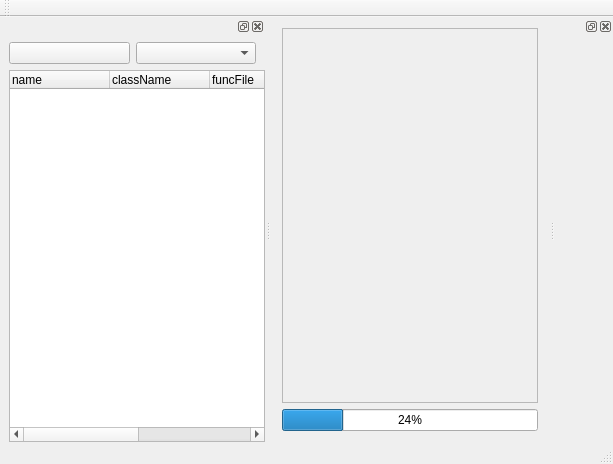
<?xml version="1.0" encoding="UTF-8"?>
<ui version="4.0">
 <class>MainWindow</class>
 <widget class="QMainWindow" name="MainWindow">
  <property name="geometry">
   <rect>
    <x>0</x>
    <y>0</y>
    <width>613</width>
    <height>464</height>
   </rect>
  </property>
  <property name="windowTitle">
   <string>MainWindow</string>
  </property>
  <widget class="QWidget" name="centralWidget">
   <layout class="QGridLayout" name="gridLayout">
    <property name="spacing">
     <number>6</number>
    </property>
    <item row="1" column="0">
     <widget class="QProgressBar" name="progressBar">
      <property name="value">
       <number>24</number>
      </property>
      <property name="alignment">
       <set>Qt::AlignCenter</set>
      </property>
     </widget>
    </item>
    <item row="0" column="0">
     <widget class="QScrollArea" name="scrollArea">
      <property name="frameShadow">
       <enum>QFrame::Raised</enum>
      </property>
      <property name="widgetResizable">
       <bool>true</bool>
      </property>
      <widget class="QWidget" name="scrollAreaWidgetContents">
       <property name="geometry">
        <rect>
         <x>0</x>
         <y>0</y>
         <width>244</width>
         <height>361</height>
        </rect>
       </property>
       <layout class="QVBoxLayout" name="verticalLayout_3">
        <property name="spacing">
         <number>0</number>
        </property>
        <property name="leftMargin">
         <number>0</number>
        </property>
        <property name="topMargin">
         <number>0</number>
        </property>
        <property name="rightMargin">
         <number>0</number>
        </property>
        <property name="bottomMargin">
         <number>0</number>
        </property>
        <item>
         <widget class="QStackedWidget" name="stackedWidget">
          <property name="contextMenuPolicy">
           <enum>Qt::DefaultContextMenu</enum>
          </property>
          <widget class="QWidget" name="page"/>
          <widget class="QWidget" name="page_2"/>
         </widget>
        </item>
       </layout>
      </widget>
     </widget>
    </item>
   </layout>
  </widget>
  <widget class="QMenuBar" name="menuBar">
   <property name="geometry">
    <rect>
     <x>0</x>
     <y>0</y>
     <width>613</width>
     <height>23</height>
    </rect>
   </property>
   <property name="defaultUp">
    <bool>false</bool>
   </property>
   <property name="nativeMenuBar">
    <bool>false</bool>
   </property>
  </widget>
  <widget class="QToolBar" name="mainToolBar">
   <attribute name="toolBarArea">
    <enum>TopToolBarArea</enum>
   </attribute>
   <attribute name="toolBarBreak">
    <bool>false</bool>
   </attribute>
  </widget>
  <widget class="QStatusBar" name="statusBar"/>
  <widget class="QDockWidget" name="dock_wave">
   <property name="features">
    <set>QDockWidget::AllDockWidgetFeatures</set>
   </property>
   <attribute name="dockWidgetArea">
    <number>2</number>
   </attribute>
   <widget class="QWidget" name="dockWidgetContents_wave">
    <layout class="QVBoxLayout" name="verticalLayout_plot">
     <property name="spacing">
      <number>0</number>
     </property>
     <property name="leftMargin">
      <number>0</number>
     </property>
     <property name="topMargin">
      <number>0</number>
     </property>
     <property name="rightMargin">
      <number>0</number>
     </property>
     <property name="bottomMargin">
      <number>0</number>
     </property>
    </layout>
   </widget>
  </widget>
  <widget class="QDockWidget" name="dock_navigation">
   <attribute name="dockWidgetArea">
    <number>1</number>
   </attribute>
   <widget class="QWidget" name="dockWidgetContents_navigation">
    <layout class="QVBoxLayout" name="verticalLayout_2">
     <property name="spacing">
      <number>6</number>
     </property>
     <property name="leftMargin">
      <number>9</number>
     </property>
     <property name="topMargin">
      <number>6</number>
     </property>
     <property name="rightMargin">
      <number>0</number>
     </property>
     <property name="bottomMargin">
      <number>0</number>
     </property>
     <item>
      <layout class="QVBoxLayout" name="verticalLayout">
       <item>
        <layout class="QHBoxLayout" name="horizontalLayout">
         <property name="rightMargin">
          <number>9</number>
         </property>
         <item>
          <widget class="QPushButton" name="btn_navigation">
           <property name="minimumSize">
            <size>
             <width>0</width>
             <height>0</height>
            </size>
           </property>
           <property name="text">
            <string/>
           </property>
           <property name="iconSize">
            <size>
             <width>16</width>
             <height>16</height>
            </size>
           </property>
          </widget>
         </item>
         <item>
          <widget class="QComboBox" name="combo_axis"/>
         </item>
        </layout>
       </item>
       <item>
        <widget class="QTreeWidget" name="treeWidget">
         <column>
          <property name="text">
           <string notr="true">name</string>
          </property>
         </column>
         <column>
          <property name="text">
           <string>className</string>
          </property>
         </column>
         <column>
          <property name="text">
           <string>funcFile</string>
          </property>
         </column>
         <column>
          <property name="text">
           <string>prm</string>
          </property>
         </column>
         <column>
          <property name="text">
           <string>global</string>
          </property>
         </column>
        </widget>
       </item>
      </layout>
     </item>
    </layout>
   </widget>
  </widget>
 </widget>
 <layoutdefault spacing="6" margin="11"/>
 <resources/>
 <connections/>
</ui>
